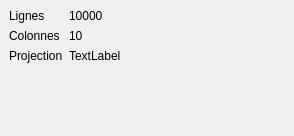
<?xml version="1.0" encoding="UTF-8"?>
<ui version="4.0">
 <class>Metadata</class>
 <widget class="QDockWidget" name="Metadata">
  <property name="geometry">
   <rect>
    <x>0</x>
    <y>0</y>
    <width>294</width>
    <height>136</height>
   </rect>
  </property>
  <property name="windowTitle">
   <string>Layer metadata</string>
  </property>
  <widget class="QWidget" name="dockWidgetContents">
   <layout class="QFormLayout" name="formLayout">
    <property name="fieldGrowthPolicy">
     <enum>QFormLayout::AllNonFixedFieldsGrow</enum>
    </property>
    <item row="0" column="0">
     <widget class="QLabel" name="rowCountLabel">
      <property name="text">
       <string>Lignes</string>
      </property>
     </widget>
    </item>
    <item row="1" column="0">
     <widget class="QLabel" name="colCountLabel">
      <property name="text">
       <string>Colonnes</string>
      </property>
     </widget>
    </item>
    <item row="2" column="0">
     <widget class="QLabel" name="crsNameLabel">
      <property name="text">
       <string>Projection</string>
      </property>
     </widget>
    </item>
    <item row="0" column="1">
     <widget class="QLabel" name="rowCount">
      <property name="text">
       <string>10000</string>
      </property>
     </widget>
    </item>
    <item row="1" column="1">
     <widget class="QLabel" name="colCount">
      <property name="text">
       <string>10</string>
      </property>
     </widget>
    </item>
    <item row="2" column="1">
     <widget class="QLabel" name="crsName">
      <property name="text">
       <string>TextLabel</string>
      </property>
      <property name="wordWrap">
       <bool>true</bool>
      </property>
     </widget>
    </item>
   </layout>
  </widget>
 </widget>
 <resources/>
 <connections/>
</ui>
